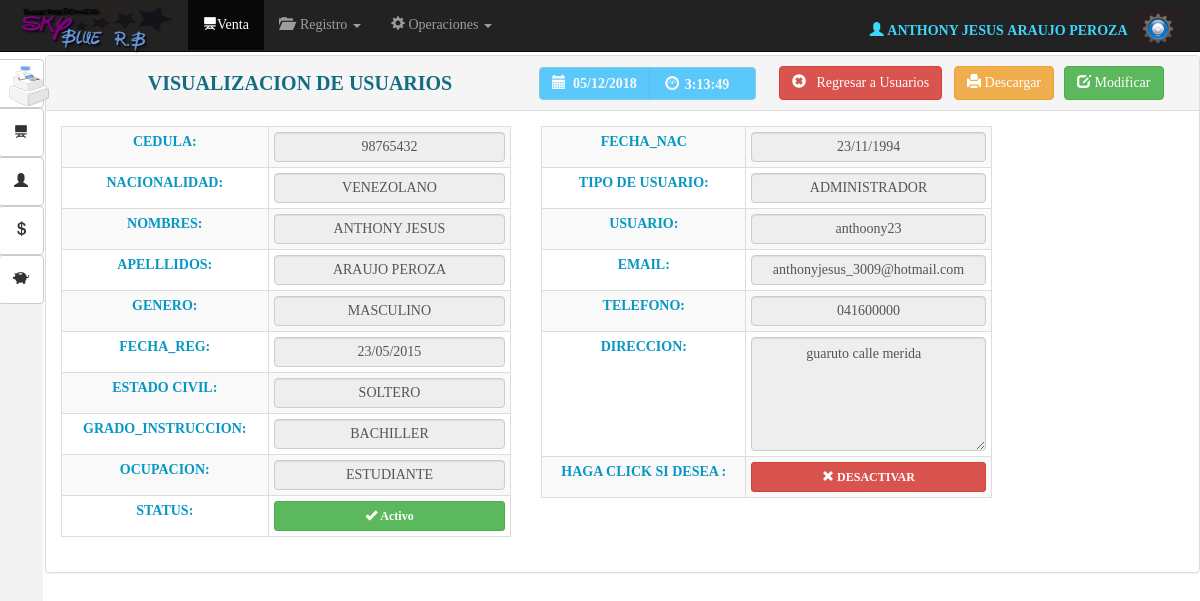
Screenshot of /vista/ver_empleado.php?id=1 (signed in) with the database file from the repository.
### tables this page shows
CREATE TABLE IF NOT EXISTS `usuarios` (
  `id_usuario` int(11) NOT NULL,
  `id_empleado` int(11) NOT NULL,
  `usuario` varchar(50) NOT NULL,
  `clave` varchar(50) NOT NULL,
  `nivel` tinyint(1) NOT NULL DEFAULT '1'
);

CREATE TABLE IF NOT EXISTS `empleados` (
  `id_empleado` int(11) NOT NULL,
  `cedula` varchar(8) NOT NULL,
  `nombres` varchar(100) NOT NULL,
  `apellidos` varchar(100) NOT NULL,
  `fecha_nac` varchar(10) NOT NULL,
  `fecha_registro` varchar(10) NOT NULL,
  `cargo` varchar(50) NOT NULL,
  `edo_civil` varchar(30) NOT NULL,
  `grado_formacion` varchar(100) NOT NULL,
  `ocupacion` varchar(100) NOT NULL,
  `genero` char(1) NOT NULL,
  `status` varchar(10) NOT NULL DEFAULT 'activo',
  `nacionalidad` varchar(100) NOT NULL
);

CREATE TABLE IF NOT EXISTS `email_empleado` (
  `id_email_empleado` int(11) NOT NULL,
  `id_empleado` int(11) NOT NULL,
  `email_empleado` varchar(150) NOT NULL,
  `status` tinyint(4) NOT NULL DEFAULT '1'
);

CREATE TABLE IF NOT EXISTS `tlf_empleado` (
  `id_tlf_empleado` int(11) NOT NULL,
  `id_empleado` int(11) NOT NULL,
  `telefono_empleado` varchar(15) NOT NULL,
  `status` int(11) NOT NULL DEFAULT '1'
);

CREATE TABLE IF NOT EXISTS `direccion_empleado` (
  `id_direccion_empleado` int(11) NOT NULL,
  `id_empleado` int(11) NOT NULL,
  `direccion_empleado` varchar(150) NOT NULL,
  `status` tinyint(1) NOT NULL DEFAULT '1'
);

### vista/ver_empleado.php (the view, shortened to what this page needs)
<?php require_once'../seguridad/seguridad.php';
extract($_GET);
$modelo=new ModCon();
$conexion=$modelo->conectar();
 ?>
<!DOCTYPE html>
<html lang="en">
  <head>
    <link href="../Bootstrap/css/bootstrap.css" rel="stylesheet">
     <link href="../css/MyStyle.css" rel="stylesheet">
      <link rel="stylesheet" type="text/css" href="../css/calendario.css">
  </head>
 <body onload="mueveReloj()">
      <nav class="navbar navbar-inverse navbar-fixed-top" id="contenedornavbar">
      <div class="container-fluid">
        <div class="navbar-header">
          <a class="navbar-brand" href=""><img id="logotipo"src="../img/logo.png" alt=""></a>
        </div>
        <div id="navbar" class="navbar-collapse collapse">
          <ul class="nav navbar-nav">
            <li class="active"><a href="venta.php"><span class="glyphicon glyphicon-blackboard" aria-hidden="true"></span>Venta</a></li>
 <li class="dropdown">
             <a href="#" class="dropdown-toggle" data-toggle="dropdown" role="button" aria-expanded="false"><span class="glyphicon glyphicon-folder-open" aria-hidden="true"></span> &nbsp;Registro <span class="caret"></span></a>
            </li>
           <li class="dropdown">
              <a href="#" class="dropdown-toggle" data-toggle="dropdown" role="button" aria-expanded="false"><span class="glyphicon glyphicon-cog" aria-hidden="true"></span>&nbsp;Operaciones <span class="caret"></span></a>
            </li>
          </ul>
<div class="btn-group navbar-form navbar-right" >
<?php
$log=$_SESSION['id'];
$user=$conexion->query("SELECT t1.id_usuario,t2.id_empleado, t2.nombres,t2.apellidos as apellidos
FROM usuarios t1
RIGHT Join empleados t2  ON t1.id_empleado=t2.id_empleado
WHERE t1.id_empleado='$log'");
$usr=$user->fetch_array();
 ?>
<label  id="log" class="navbar-left"><b><?php echo "<span class='glyphicon glyphicon-user' aria-hidden='true'></span>&nbsp;". $usr['nombres']."&nbsp;".$usr['apellidos']."&nbsp;";?></b></label>
  <button id="btnConfi" type="button" class="btn btn-default dropdown-toggle" data-toggle="dropdown" aria-expanded="false">
   <img src="../img/confi2.png" width="30" alt="">
  </button>
</div>
        </div>
      </div>
      <article id="navbar3">
       <button type="button" class="btn btn-default btn2" id="btn0"aria-label="Left Align">
 <img src="../img/fact.png" width="40" alt="">
<button type="button" class="btn btn-default btn2" id="btn1"aria-label="Left Align">
  <span class="glyphicon glyphicon-blackboard" aria-hidden="true"></span>
</button>
<button type="button" class="btn btn-default btn2" id="btn2"aria-label="Left Align">
  <span class="glyphicon glyphicon-user" aria-hidden="true"></span>
</button>
<button type="button" class="btn btn-default btn2" id="btn2"aria-label="Left Align">
  <span class="glyphicon glyphicon glyphicon-usd" aria-hidden="true"></span>
</button>
<button type="button" class="btn btn-default btn2 btn3" id="btn3"aria-label="Left Align">
  <span class="glyphicon glyphicon-piggy-bank" aria-hidden="true"></span>
</button>
</article>
    </nav>
 <div id="panel" class="panel panel-default">
  <div class="panel-heading">
<table border="0" width="100%" align="center">
  <tr>
   <td><center> <b id="titulo_header">  VISUALIZACION DE USUARIOS</b></center>
   </td>
     <td width="240"> <div class="btn-group" role="group" aria-label="...">
  <button type="button" id="btnAzulCielo" disabled class="btn btn-info"><b><span class="glyphicon glyphicon-calendar" aria-hidden="true"></span>&nbsp;
  <?php $fecha=date("d/m/Y");
echo $fecha;
  ?></b></button>
  <button type="button" id="btnAzulCielo"disabled class="btn btn-info">
  <form name="form_reloj">
  &nbsp;<span class="glyphicon glyphicon-dashboard"></span>
<input type="text"disabled class="tamano"  id="reloj"name="reloj" size="10">
</form></button>
</div>
</td>
       <th width="175" colspan="1">
    <a href="buscar_usuario.php"class="btn btn-danger"> <span class="glyphicon glyphicon-remove-sign" aria-hidden="true"></span>&nbsp;&nbsp; Regresar a Usuarios</a>
        </th>
        <th width="110"> <a type="button"  id="btnFinVenta" class="btn btn-warning"> <span class="glyphicon glyphicon-print" aria-hidden="true"></span>&nbsp;Descargar</a> </th>
        <th width="120"> <?php echo '<a  href="modificar_empleado.php?id='.$id.'" class="btn btn-success"> <span class="glyphicon glyphicon-edit" aria-hidden="true"></span>&nbsp;Modificar</a> ' ?></th>
  </tr>
</table>
<?php $sql=$conexion->query("SELECT t1.*,t1.status as estado,t2.*,t3.*,t4.usuario,t5.direccion_empleado
FROM empleados t1
LEFT JOIN email_empleado t2 ON t2.id_empleado=t1.id_empleado
LEFT JOIN tlf_empleado t3 ON t3.id_empleado=t1.id_empleado
LEFT JOIN usuarios t4 ON t4.id_empleado=t1.id_empleado
LEFT JOIN direccion_empleado t5 ON t5.id_empleado=t1.id_empleado
WHERE t1.id_empleado='$id'");
$fila=$sql->fetch_array();?>
  </div>
  <div class="panel-body">
  <div class="container-fuid">
  <div class="row">
<div class="col-xs-5 ">
 <table class="table table-striped table-condensed table-bordered">
   <tr>
     <td id="titulo_pro" class="bold texto_center">CEDULA:</td>
      <td ><input type="text" disabled="" id="apellido_emp" class="form-control input-personalizado texto_center"  value="<?php echo $fila['cedula'] ?>"></td>
   </tr>
   <tr>
     <td id="titulo_pro" class="bold texto_center">NACIONALIDAD:</td>
      <td ><input type="text" disabled="" id="apellido_emp" class="form-control input-personalizado texto_center"  value="<?php echo $fila['nacionalidad'] ?>"></td>
   </tr>
    <tr>
     <td id="titulo_pro" class="bold texto_center">NOMBRES:</td>
      <td ><input type="text" disabled id="apellido_emp" class="form-control input-personalizado texto_center"  value="<?php echo $fila['nombres'] ?>"></td>
   </tr>
    <tr>
     <td id="titulo_pro" class="bold texto_center">APELLLIDOS:</td>
      <td ><input type="text" disabled id="apellido_emp" class="form-control input-personalizado texto_center"  value="<?php echo $fila['apellidos'] ?>"></td>
   </tr>
   <tr>
     <td id="titulo_pro" class="bold texto_center">GENERO:</td>
     <?php if ($fila['genero']=="M") {
      $genero="MASCULINO";
     }else{
      $genero="FEMENINO";
      } ?>
      <td ><input type="text" disabled id="apellido_emp" class="form-control input-personalizado texto_center"  value="<?php echo $genero ?>"></td>
   </tr>
     <tr>
     <td id="titulo_pro" class="bold texto_center">FECHA_REG:</td>
      <td ><input type="text" disabled id="apellido_emp" class="form-control input-personalizado texto_center"  value="<?php echo $fila['fecha_registro'] ?>"></td>
   </tr>
     <tr>
     <td id="titulo_pro" class="bold texto_center">ESTADO CIVIL:</td>
      <td ><input type="text" disabled id="apellido_emp" class="form-control input-personalizado texto_center"  value="<?php echo $fila['edo_civil'] ?>"></td>
   </tr>
   <tr>
     <td id="titulo_pro" class="bold texto_center">GRADO_INSTRUCCION:</td>
      <td ><input type="text" disabled id="apellido_emp" class="form-control input-personalizado texto_center"  value="<?php echo $fila['grado_formacion'] ?>"></td>
   </tr>
    <tr>
     <td id="titulo_pro" class="bold texto_center">OCUPACION:</td>
      <td ><input type="text" disabled id="apellido_emp" class="form-control input-personalizado texto_center"  value="<?php echo $fila['ocupacion'] ?>"></td>
   </tr>
   <tr>
     <td id="titulo_pro" class="bold texto_center">STATUS:</td>
     <td>
     <?php if ($fila['estado']=="activo") {
     echo '  <span class="btn btn-success btn-sm btn-block bold"> <span class="glyphicon glyphicon-ok" ></span>&nbsp;Activo</span>';
    }else if ($fila['estado']=="desactivado"){
   echo  '<span   class="btn btn-danger btn-sm btn-block bold"> <span class="glyphicon glyphicon-remove"></span>&nbsp;Inactivo</span>';
 }else{ echo  '<span   class="btn btn-danger btn-sm btn-block bold"> <span class="glyphicon glyphicon-remove"></span>&nbsp;Eliminado</span>'; }
    ?>
     </td>
   </tr>
 </table>
  </div>
  <div class="col-xs-5 ">
  <table class="table table-striped table-condensed table-bordered">
  <tr>
     <td id="titulo_pro" class="bold texto_center">FECHA_NAC</td>
      <td ><input type="text" disabled="" id="apellido_emp" class="form-control input-personalizado texto_center"  value="<?php echo $fila['fecha_nac'] ?>"></td>
   </tr>
   <tr>
     <td id="titulo_pro" class="bold texto_center">TIPO DE USUARIO:</td>
      <td ><input type="text" disabled="" id="apellido_emp" class="form-control input-personalizado texto_center"  value="<?php echo $fila['cargo'] ?>"></td>
   </tr>
    <tr>
     <td id="titulo_pro" class="bold texto_center">USUARIO:</td>
      <td ><input type="text" disabled="" id="apellido_emp" class="form-control input-personalizado texto_center"  value="<?php echo $fila['usuario'] ?>"></td>
   </tr>
    <tr>
     <td id="titulo_pro" class="bold texto_center">EMAIL:</td>
      <td ><input type="text" disabled id="apellido_emp" class="form-control input-personalizado texto_center"  value="<?php echo $fila['email_empleado'] ?>"></td>
   </tr>
    <tr>
     <td id="titulo_pro" class="bold texto_center">TELEFONO:</td>
      <td ><input type="text" disabled id="apellido_emp" class="form-control input-personalizado texto_center"  value="<?php echo $fila['telefono_empleado'] ?>"></td>
   </tr>
   <tr>
     <td id="titulo_pro" class="bold texto_center">DIRECCION:</td>
      <td ><textarea name="direccion_emp" rows="5" disabled i maxlength="150" class="form-control"> <?php echo $fila['direccion_empleado'];?></textarea></td>
   </tr>
 <tr>
     <td id="titulo_pro" class="bold texto_center">HAGA CLICK SI DESEA :</td>
      <td > <?php if ($fila['estado']!="activo") {
     echo '  <a href="../controlador/Controlador.php?id='.$id.'&status=activarEmp&StatusOperation_emp"class="btn btn-success btn-sm btn-block bold"> <span class="glyphicon glyphicon-ok" ></span>&nbsp;ACTIVAR</button>';
    }else {
   echo  '<a  href="../controlador/Controlador.php?id='.$id.'&status=desactivarEmp&StatusOperation_emp" class="btn btn-danger btn-sm btn-block bold"> <span class="glyphicon glyphicon-remove"></span>&nbsp;DESACTIVAR</a>'; } ?></td>
   </tr>
 </table>
  </div>
</div>
</div>
  </div>
</div>
</body>
</html>

### css/MyStyle.css (style rules this page uses)
body { font-family: "Ubuntu"; }
#log { color: #3DD6FF; line-height: 45px; font-family: "Ubuntu"; font-weight: bold; }
.bold { font-weight: bold; }
#btnAzulCielo { background: #08B1FF; text-align: left; font-weight: bold; height: 33px; }
.tamano { width: 60px; }
.input-personalizado { height: 30px; padding: 7px }
#logotipo { width: 158px; height: 68px; margin-top: -29px; }
#reloj { border: 0px; height: 22px; background: transparent; }
#titulo_pro { color: #0797C3; }
#titulo_header { font-size: 20px; color: #146C80; text-align: center; }
.texto_center { text-align: center; }

### rows the page displays
usuarios: id_empleado.nombres "ANTHONY JESUS", id_empleado.apellidos "ARAUJO PEROZA"
empleados: cedula "98765432", nacionalidad "VENEZOLANO", nombres "ANTHONY JESUS", apellidos "ARAUJO PEROZA", genero "MASCULINO", fecha_registro "23/05/2015", edo_civil "SOLTERO", grado_formacion "BACHILLER", ocupacion "ESTUDIANTE", fecha_nac "23/11/1994", cargo "ADMINISTRADOR", usuario "anthoony23", email_empleado "anthonyjesus_3009@hotmail.com", telefono_empleado "041600000", direccion_emp "guaruto calle merida"
